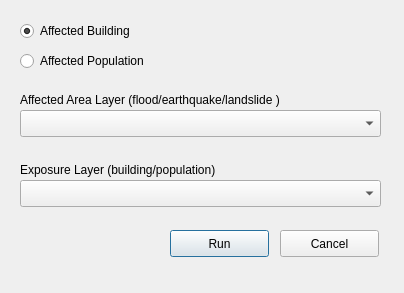
<?xml version="1.0" encoding="UTF-8"?>
<ui version="4.0">
 <class>AnalysisBase</class>
 <widget class="QDialog" name="AnalysisBase">
  <property name="geometry">
   <rect>
    <x>0</x>
    <y>0</y>
    <width>404</width>
    <height>293</height>
   </rect>
  </property>
  <property name="windowTitle">
   <string>Analysis</string>
  </property>
  <widget class="QPushButton" name="run_analysis_btn">
   <property name="geometry">
    <rect>
     <x>170</x>
     <y>230</y>
     <width>99</width>
     <height>27</height>
    </rect>
   </property>
   <property name="text">
    <string>Run</string>
   </property>
  </widget>
  <widget class="QPushButton" name="cancel_analysis_btn">
   <property name="geometry">
    <rect>
     <x>280</x>
     <y>230</y>
     <width>99</width>
     <height>27</height>
    </rect>
   </property>
   <property name="text">
    <string>Cancel</string>
   </property>
  </widget>
  <widget class="QComboBox" name="hazard_layer_comboBox">
   <property name="geometry">
    <rect>
     <x>20</x>
     <y>110</y>
     <width>361</width>
     <height>27</height>
    </rect>
   </property>
  </widget>
  <widget class="QLabel" name="label">
   <property name="geometry">
    <rect>
     <x>20</x>
     <y>90</y>
     <width>361</width>
     <height>20</height>
    </rect>
   </property>
   <property name="text">
    <string>Affected Area Layer (flood/earthquake/landslide )</string>
   </property>
  </widget>
  <widget class="QComboBox" name="exposure_layer_comboBox">
   <property name="geometry">
    <rect>
     <x>20</x>
     <y>180</y>
     <width>361</width>
     <height>27</height>
    </rect>
   </property>
  </widget>
  <widget class="QLabel" name="label_2">
   <property name="geometry">
    <rect>
     <x>20</x>
     <y>160</y>
     <width>361</width>
     <height>20</height>
    </rect>
   </property>
   <property name="text">
    <string>Exposure Layer (building/population)</string>
   </property>
  </widget>
  <widget class="QRadioButton" name="affected_building_radio">
   <property name="geometry">
    <rect>
     <x>20</x>
     <y>20</y>
     <width>441</width>
     <height>22</height>
    </rect>
   </property>
   <property name="text">
    <string>Affected Building</string>
   </property>
   <property name="checked">
    <bool>true</bool>
   </property>
  </widget>
  <widget class="QRadioButton" name="affected_population_radio">
   <property name="geometry">
    <rect>
     <x>20</x>
     <y>50</y>
     <width>181</width>
     <height>22</height>
    </rect>
   </property>
   <property name="text">
    <string>Affected Population</string>
   </property>
  </widget>
 </widget>
 <resources/>
 <connections/>
</ui>
